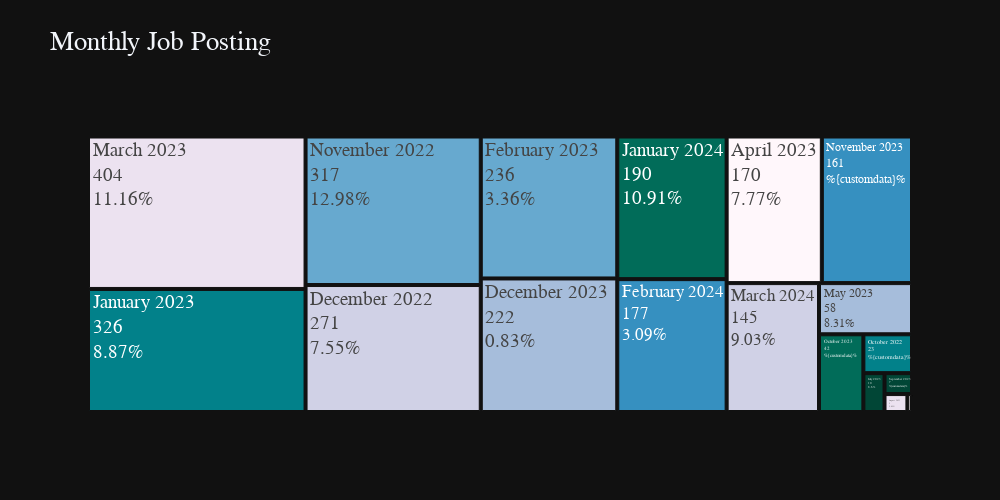

The cell this chart's notebook holds for it:
### Code cell
df_final['month_year'] = df_final['Posted'].dt.strftime('%B %Y')
ex_level = df_final.groupby('month_year').size()
fig = px.treemap(ex_level, 
                 path=[ex_level.index],
                 values=ex_level.values, 
                 title = 'Monthly Job Posting',
                 color=ex_level.index,
                 color_discrete_sequence=px.colors.sequential.PuBuGn,
                 template='plotly_dark',
#                  textinfo = "label+value+percent parent+percent entry+percent root",
                 width=1000, height=500)

# percents = np.round((100*ex_level.values / sum(ex_level.values)).tolist(),2)
fig.data[0].customdata = [7.77,5.05,7.55,0.83,3.36,3.09,8.87,10.91,8.60,2.47,11.16,9.03,8.31,12.98]
fig.data[0].texttemplate = '%{label}<br>%{value}<br>%{customdata}%'

fig.update_layout(
    font=dict(size=19,family="Franklin Gothic"))

fig.show()

### Figure 1 — Plotly figure (JSON) as saved in the notebook; plotly's stock layout.template omitted (floating-point values rounded to 4 significant figures)
{"data": [{"branchvalues": "total", "customdata": [7.77, 5.05, 7.55, 0.83, 3.36, 3.09, 8.87, 10.91, 8.6, 2.47, 11.16, 9.03, 8.31, 12.98], "domain": {"x": [0, 1], "y": [0, 1]}, "hovertemplate": "labels=%{label}<br>value=%{value}<br>parent=%{parent}<br>id=%{id}<br>month_year=%{customdata[0]}<extra></extra>", "ids": ["April 2023", "August 2023", "December 2022", "December 2023", "February 2023", "February 2024", "January 2023", "January 2024", "July 2023", "June 2023", "March 2023", "March 2024", "May 2023", "November 2022", "November 2023", "October 2022", "October 2023", "September 2023"], "labels": ["April 2023", "August 2023", "December 2022", "December 2023", "February 2023", "February 2024", "January 2023", "January 2024", "July 2023", "June 2023", "March 2023", "March 2024", "May 2023", "November 2022", "November 2023", "October 2022", "October 2023", "September 2023"], "marker": {"colors": ["rgb(255,247,251)", "rgb(236,226,240)", "rgb(208,209,230)", "rgb(166,189,219)", "rgb(103,169,207)", "rgb(54,144,192)", "rgb(2,129,138)", "rgb(1,108,89)", "rgb(1,70,54)", "rgb(255,247,251)", "rgb(236,226,240)", "rgb(208,209,230)", "rgb(166,189,219)", "rgb(103,169,207)", "rgb(54,144,192)", "rgb(2,129,138)", "rgb(1,108,89)", "rgb(1,70,54)"]}, "name": "", "parents": ["", "", "", "", "", "", "", "", "", "", "", "", "", "", "", "", "", ""], "texttemplate": "%{label}<br>%{value}<br>%{customdata}%", "type": "treemap", "values": [170, 5, 271, 222, 236, 177, 326, 190, 10, 1, 404, 145, 58, 317, 161, 23, 42, 7]}], "layout": {"font": {"family": "Franklin Gothic", "size": 19}, "height": 500, "legend": {"tracegroupgap": 0}, "title": {"text": "Monthly Job Posting"}, "treemapcolorway": ["rgb(255,247,251)", "rgb(236,226,240)", "rgb(208,209,230)", "rgb(166,189,219)", "rgb(103,169,207)", "rgb(54,144,192)", "rgb(2,129,138)", "rgb(1,108,89)", "rgb(1,70,54)"], "width": 1000}}
